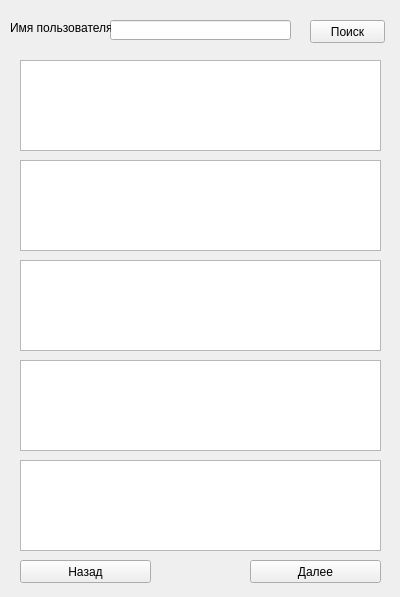
<?xml version="1.0" encoding="UTF-8"?>
<ui version="4.0">
 <class>UserSearch</class>
 <widget class="QWidget" name="UserSearch">
  <property name="geometry">
   <rect>
    <x>0</x>
    <y>0</y>
    <width>400</width>
    <height>597</height>
   </rect>
  </property>
  <property name="windowTitle">
   <string>Form</string>
  </property>
  <widget class="QLineEdit" name="lineEdit">
   <property name="geometry">
    <rect>
     <x>110</x>
     <y>20</y>
     <width>181</width>
     <height>20</height>
    </rect>
   </property>
  </widget>
  <widget class="QPushButton" name="toSearch">
   <property name="geometry">
    <rect>
     <x>310</x>
     <y>20</y>
     <width>75</width>
     <height>23</height>
    </rect>
   </property>
   <property name="text">
    <string>Поиск</string>
   </property>
  </widget>
  <widget class="QLabel" name="label">
   <property name="geometry">
    <rect>
     <x>10</x>
     <y>20</y>
     <width>101</width>
     <height>16</height>
    </rect>
   </property>
   <property name="text">
    <string>Имя пользователя</string>
   </property>
  </widget>
  <widget class="QTextEdit" name="textEdit">
   <property name="geometry">
    <rect>
     <x>20</x>
     <y>60</y>
     <width>361</width>
     <height>91</height>
    </rect>
   </property>
   <property name="mouseTracking">
    <bool>true</bool>
   </property>
   <property name="focusPolicy">
    <enum>Qt::ClickFocus</enum>
   </property>
  </widget>
  <widget class="QTextEdit" name="textEdit_2">
   <property name="geometry">
    <rect>
     <x>20</x>
     <y>160</y>
     <width>361</width>
     <height>91</height>
    </rect>
   </property>
  </widget>
  <widget class="QTextEdit" name="textEdit_3">
   <property name="geometry">
    <rect>
     <x>20</x>
     <y>260</y>
     <width>361</width>
     <height>91</height>
    </rect>
   </property>
  </widget>
  <widget class="QTextEdit" name="textEdit_4">
   <property name="geometry">
    <rect>
     <x>20</x>
     <y>360</y>
     <width>361</width>
     <height>91</height>
    </rect>
   </property>
  </widget>
  <widget class="QTextEdit" name="textEdit_5">
   <property name="geometry">
    <rect>
     <x>20</x>
     <y>460</y>
     <width>361</width>
     <height>91</height>
    </rect>
   </property>
  </widget>
  <widget class="QPushButton" name="pushButton_2">
   <property name="geometry">
    <rect>
     <x>20</x>
     <y>560</y>
     <width>131</width>
     <height>23</height>
    </rect>
   </property>
   <property name="text">
    <string>Назад</string>
   </property>
  </widget>
  <widget class="QPushButton" name="pushButton_3">
   <property name="geometry">
    <rect>
     <x>250</x>
     <y>560</y>
     <width>131</width>
     <height>23</height>
    </rect>
   </property>
   <property name="text">
    <string>Далее</string>
   </property>
  </widget>
 </widget>
 <resources/>
 <connections/>
</ui>
